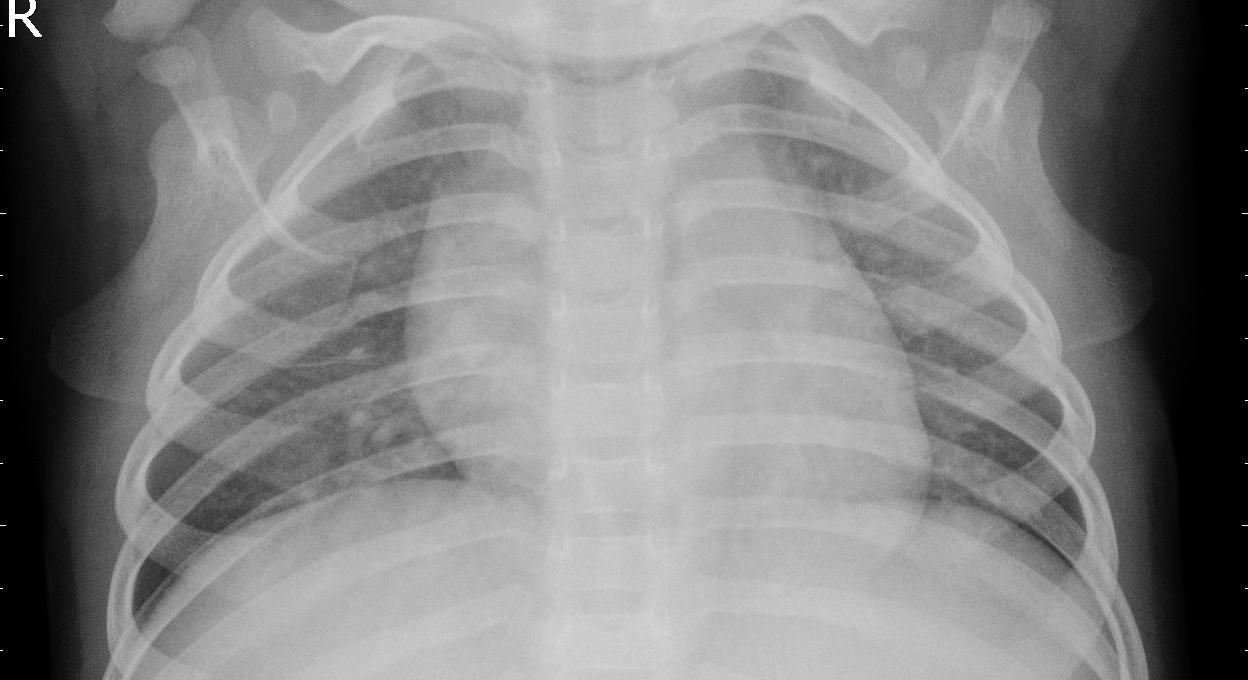
#> input picture samples/NORMAL/NORMAL2-IM-0219-0001.jpeg, 1248 x 680 px
$ python lung_preprocess.py --images samples/NORMAL --masks samples/NORMAL/NORMAL2-IM-0219-0001.jpeg --out out.png
#> lines starting #> are read from the running program, lines starting #| are printed output that depends on the picture; after the words box and inside, x2 and y2 are one past the last pixel; in counts of white or black regions, pixels touching at a corner belong together
"""
Lungenmasken reparieren und drei Preprocessing-Varianten erzeugen.

Varianten (alle mit IDENTISCHEM Crop, damit der Vergleich nur den
Maskierungs-Effekt misst und nicht den Crop-Effekt):

  crop      : Bounding-Box-Crop, alle Pixel bleiben erhalten
  softmask  : Crop + weiche Abschwaechung ausserhalb der Lunge
  hardmask  : Crop + hartes Ausschneiden (dein bisheriges Verfahren)

Zusaetzlich wird protokolliert, WIE stark jedes Bild gezoomt wurde
(crop_log.csv). Das ist die entscheidende Kontrolle: wenn die Masken bei
einer Klasse systematisch kleiner sind, ist auch der Crop enger, und der
Zoomfaktor wird selbst zum Label-Proxy -- derselbe Confounder wie vorher,
nur an einer anderen Stelle.

CLI:
  python lung_preprocess.py --images data/chest_xray --masks data/chest_xray_masks \
      --out data/prepared --size 512 --save-masks --mirror
"""

from __future__ import annotations

import argparse
import csv
from pathlib import Path

import numpy as np
from PIL import Image
from scipy.ndimage import binary_fill_holes, gaussian_filter
from skimage.measure import label, regionprops
from skimage.morphology import closing as _closing, dilation as _dilation, disk
from skimage.transform import resize as sk_resize
from tqdm import tqdm

try:  # skimage >= 0.19
    from skimage.morphology import convex_hull_image
except ImportError:  # aeltere Versionen
    from skimage.morphology.convex_hull import convex_hull_image


# --------------------------------------------------------------------------
# Maskenreparatur
# --------------------------------------------------------------------------

def keep_largest_components(mask: np.ndarray, n: int = 2, min_frac: float = 0.15):
    """Behaelt die n groessten Komponenten. Gibt (maske, n_behalten) zurueck.

    min_frac: Komponenten kleiner als min_frac * groesste Komponente werden
    verworfen (Rauschen, Fragmente).
    """
    lbl = label(mask)
    if lbl.max() == 0:
        return mask.astype(bool), 0
    sizes = np.bincount(lbl.ravel())
    sizes[0] = 0
    order = np.argsort(sizes)[::-1]
    biggest = sizes[order[0]]
    keep = [i for i in order[:n] if sizes[i] >= min_frac * biggest]
    return np.isin(lbl, keep), len(keep)


def repair_mask(
    mask: np.ndarray,
    close_radius: int = 6,
    use_convex_hull: bool = True,
    hull_limit_px: int = 10,
    include_mediastinum: bool = False,
    dilate_px: int = 6,
) -> np.ndarray:
    """Repariert eine Lungenmaske, die durch Konsolidierungen ausgefranst ist.

    ACHTUNG zu den Radien: sie gelten im ARBEITSGITTER der Maske (hier 224 px,
    so wie das U-Net sie erzeugt hat), nicht in Originalbild-Pixeln. Die
    Morphologie hier auf voller Aufloesung zu rechnen waere sinnlos -- unterhalb
    des 224er-Gitters gibt es keine Information -- und praktisch unbezahlbar:
    ein disk(60) hat ~11 000 Pixel und laeuft auf 2,4 Mio. Bildpixeln minutenlang.
    Faustregel: 1 px hier entspricht bei einem 1800er Bild etwa 8 px im Original.

    Reihenfolge ist wichtig:
      1. nur die zwei groessten Komponenten (Fragmente raus)
      2. Loecher fuellen + Closing  -> kleine Einbuchtungen
      3. Convex Hull pro Lunge      -> grosse weggeschnittene Verschattungen
      4. optional Mediastinum       -> zeilenweise fuellen
      5. Dilatation                 -> Randverlust ausgleichen

    hull_limit_px begrenzt den Convex Hull auf eine Dilatation der
    Originalmaske. Ohne diese Begrenzung ueberschiesst der Hull bei stark
    gekruemmten Lungen (v.a. Zwerchfellwinkel) deutlich zu weit.
    """
    m = mask.astype(bool)
    m, _ = keep_largest_components(m, n=2)
    if not m.any():
        return m

    m = binary_fill_holes(m)
    if close_radius > 0:
        m = _closing(m, disk(close_radius))

    if use_convex_hull:
        limit = _dilation(m, disk(hull_limit_px)) if hull_limit_px > 0 else None
        hull = np.zeros_like(m)
        lbl = label(m)
        for region in regionprops(lbl):
            sub = lbl[region.slice] == region.label
            hull[region.slice] |= convex_hull_image(sub)
        m = (hull & limit) if limit is not None else hull

    if include_mediastinum:
        rows = np.where(m.any(axis=1))[0]
        for y in rows:
            xs = np.flatnonzero(m[y])
            m[y, xs[0]:xs[-1] + 1] = True

    if dilate_px > 0:
        m = _dilation(m, disk(dilate_px))

    return m


# [24 lines left out: function mirror_missing_lung, not called in this run]


# --------------------------------------------------------------------------
# Crop + Varianten
# --------------------------------------------------------------------------

def mask_bbox(mask: np.ndarray) -> tuple[int, int, int, int]:
    """Enge Bounding-Box der Maske als (y0, x0, y1, x1), y1/x1 exklusiv."""
    ys, xs = np.where(mask)
    if len(ys) == 0:
        h, w = mask.shape
        return 0, 0, h, w
    return int(ys.min()), int(xs.min()), int(ys.max()) + 1, int(xs.max()) + 1


def crop_pad(arr: np.ndarray, top: float, left: float, height: float,
             width: float) -> np.ndarray:
    """Schneidet ein Fenster aus, das ueber den Rand hinausragen DARF.

    Ueberstehende Bereiche werden mit 0 aufgefuellt statt geclippt. Das ist
    der entscheidende Unterschied: clippt man, wird aus dem quadratischen
    Crop ein rechteckiger, und der anschliessende Resize auf ein Quadrat
    streckt das Bild wieder -- genau der Confounder, den der Crop beseitigen
    soll (Seitenverhaeltnis-Leak, AUC 0.84 auf diesem Datensatz).
    """
    t, l = int(round(top)), int(round(left))
    h, w = int(round(height)), int(round(width))
    out = np.zeros((h, w), dtype=arr.dtype)
    y0, x0 = max(0, t), max(0, l)
    y1, x1 = min(arr.shape[0], t + h), min(arr.shape[1], l + w)
    if y1 > y0 and x1 > x0:
        out[y0 - t:y1 - t, x0 - l:x1 - l] = arr[y0:y1, x0:x1]
    return out


def make_variants(
    img_c: np.ndarray,
    mask_c: np.ndarray,
    soft_floor: float = 0.30,
    soft_sigma: float = 10.0,
) -> dict[str, np.ndarray]:
    """Erzeugt crop / softmask / hardmask als uint8-Arrays.

    img_c und mask_c sind bereits gecroppt UND auf die Zielgroesse skaliert.
    Der teure Teil (Resize des Originalbilds) passiert damit genau einmal statt
    dreimal, und der Gaussfilter laeuft auf 512x512 statt auf voller Aufloesung.
    """
    img = img_c.astype(np.float32)
    if img.max() > 1.5:
        img /= 255.0
    m = np.clip(mask_c.astype(np.float32), 0, 1)

    soft = np.clip(gaussian_filter(m, sigma=soft_sigma), 0, 1)
    out = {
        "crop": img,
        "softmask": img * (soft_floor + (1 - soft_floor) * soft),
        "hardmask": img * m,
    }
    return {k: np.clip(v * 255, 0, 255).astype(np.uint8) for k, v in out.items()}


# --------------------------------------------------------------------------
# CLI
# --------------------------------------------------------------------------

def load_gray(path: Path) -> np.ndarray:
    return np.array(Image.open(path).convert("L"))


# [11 lines left out: function rank_auc, not called in this run]


def main() -> None:
    p = argparse.ArgumentParser()
    p.add_argument("--images", required=True, type=Path)
    p.add_argument("--masks", required=True, type=Path)
    p.add_argument("--out", required=True, type=Path)
    p.add_argument("--size", type=int, default=512)
    # Alle Radien gelten im Maskengitter (224), NICHT in Originalbild-Pixeln
    p.add_argument("--dilate", type=int, default=6)
    p.add_argument("--close", type=int, default=6)
    p.add_argument("--hull-limit", type=int, default=10)
    p.add_argument("--mediastinum", action="store_true")
    p.add_argument("--no-hull", action="store_true")
    p.add_argument("--variants", default="crop,softmask,hardmask")
    p.add_argument("--center-frac", type=float, default=0.85,
                   help="Kantenlaenge der Variante 'centercrop' als Anteil der "
                        "kurzen Bildkante -- die Kontrollvariante OHNE Segmentierung")
    p.add_argument("--mirror", action="store_true",
                   help="fehlende/zu kleine Lunge durch Spiegelung ergaenzen")
    p.add_argument("--save-masks", action="store_true",
                   help="reparierte Masken mitschreiben (fuer mask_leakage_check.py)")
    p.add_argument("--margin", type=float, default=0.10)
    args = p.parse_args()

    variants = [v.strip() for v in args.variants.split(",")]
    exts = {".png", ".jpg", ".jpeg", ".tif", ".tiff", ".bmp"}
    files = sorted(f for f in args.images.rglob("*") if f.suffix.lower() in exts)
    if not files:
        raise SystemExit(f"Keine Bilder unter {args.images}")

    n_ok = n_skip = n_mirrored = 0
    log = []
    for f in tqdm(files, desc="preprocess", unit="img", smoothing=0.05):
        rel = f.relative_to(args.images)  # erhaelt Klassen-Unterordner
        mpath = args.masks / rel
        if not mpath.exists():
            cands = list((args.masks / rel.parent).glob(rel.stem + ".*"))
            if not cands:
                n_skip += 1
                continue
            mpath = cands[0]

        img = load_gray(f)
#> in load_gray, returned value is the input picture: shape (680, 1248); min 0, max 255, mean 131.5
        # Die Maske bleibt in IHREM Gitter (224). Kein Hochskalieren: die
        # Morphologie waere dort weder genauer noch bezahlbar.
        mask_s = load_gray(mpath) > 127
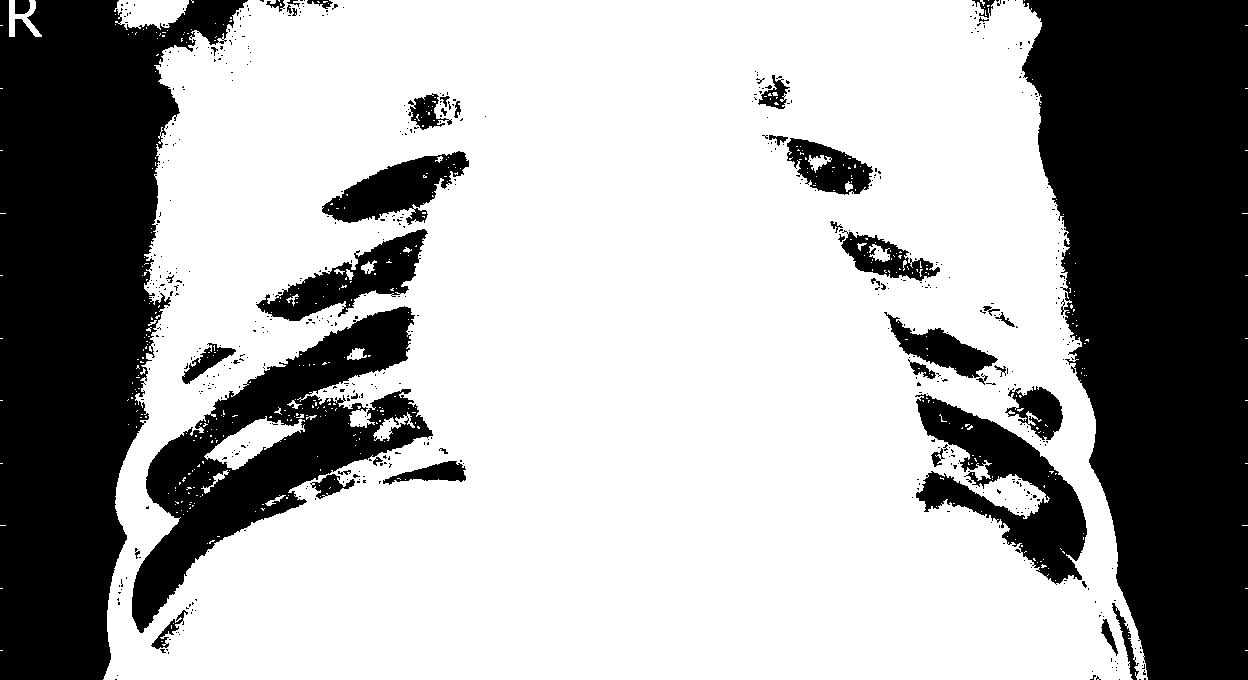
#> mask_s: shape (680, 1248) bool; 66.5% white; 591 black regions (543 under 20 px), largest, box (x1, y1, x2, y2) and area: (1022, 0, 1248, 680) 114947, (0, 0, 248, 680) 96591, (132, 306, 433, 633) 31498

        # Spiegelung VOR der Reparatur: danach hat die Dilatation die beiden
        # Lungen u.U. zu einer Komponente verschmolzen, dann greift die
        # Symmetrie-Heuristik faelschlich.
        mirrored = False
        if args.mirror:
            mask_s, mirrored = mirror_missing_lung(mask_s)

        mask_s = repair_mask(
            mask_s,
            close_radius=args.close,
            use_convex_hull=not args.no_hull,
            hull_limit_px=args.hull_limit,
            include_mediastinum=args.mediastinum,
            dilate_px=args.dilate,
        )
#> in keep_largest_components, `lbl = label(mask)`:
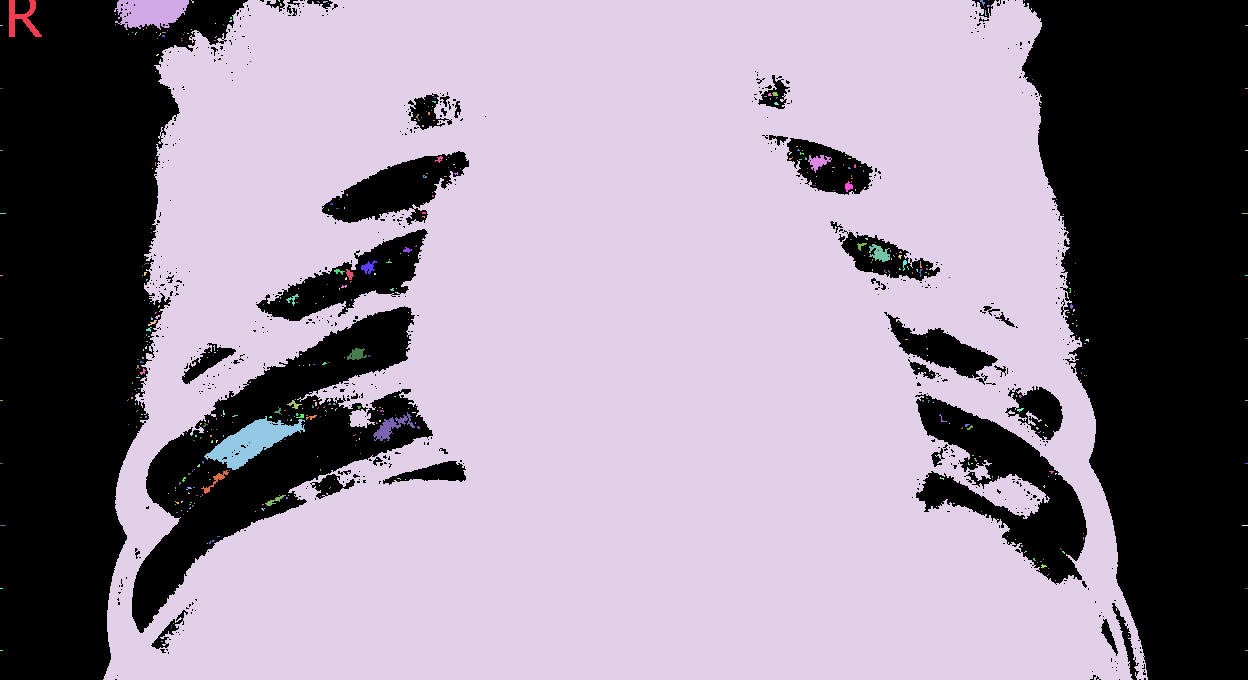
#> lbl: shape (680, 1248) int32; 473 distinct labels, from 0 to 472; one colour per label, 0 black
#> in keep_largest_components, `sizes = np.bincount(lbl.ravel())`: sizes = 473 values, max 557234 at index 4, min 1 at index 7, mean 1794.2
#> in keep_largest_components, `order = np.argsort(sizes)[::-1]`: order = 473 values, max 472 at index 147, min 0 at index 472, mean 236
#> in keep_largest_components, `biggest = sizes[order[0]]`: biggest = 557234
#> in keep_largest_components, `keep = [i for i in order[:n] if sizes[i] >= min_frac * biggest]`: keep = [4]
#> the loop in repair_mask, `for region in regionprops(lbl):` made 1 pass
        if mask_s.sum() < 0.02 * mask_s.size:
            n_skip += 1
            continue

        # Bounding-Box im Maskengitter bestimmen und auf Bildkoordinaten
        # umrechnen. Achtung: sy != sx, weil die 224er-Maske aus einem
        # gestreckten Resize des Originalbilds stammt.
        y0, x0, y1, x1 = mask_bbox(mask_s)
#> y0 = 0; x0 = 97; y1 = 680; x1 = 1154
        sy = img.shape[0] / mask_s.shape[0]
        sx = img.shape[1] / mask_s.shape[1]
        box_h, box_w = (y1 - y0) * sy, (x1 - x0) * sx
#> box_h = 680; box_w = 1057
        cy, cx = (y0 + y1) / 2 * sy, (x0 + x1) / 2 * sx
#> cy = 340; cx = 625.5

        # Quadrat in BILDkoordinaten -- dort ist die Anatomie unverzerrt
        crop_side = max(box_h, box_w) * (1 + 2 * args.margin)
#> crop_side = 1268.4
        top, left = cy - crop_side / 2, cx - crop_side / 2
#> top = -294.2; left = -8.7
        log.append({
            "file": str(rel).replace("\\", "/"),
            "class": rel.parent.name,
            "split": rel.parts[0] if len(rel.parts) > 2 else "all",
            "img_h": img.shape[0], "img_w": img.shape[1],
            "crop_side": round(crop_side, 1),
            # >1 = das Bild wird vergroessert, <1 = verkleinert
            "zoom": args.size / max(1.0, crop_side),
            "mask_area_frac": float(mask_s.mean()),
            "mirrored": int(mirrored),
        })

        img_c = crop_pad(img.astype(np.float32) / 255.0, top, left,
                         crop_side, crop_side)
#> in crop_pad, `t, l = int(round(top)), int(round(left))`: t = -294; l = -9
#> in crop_pad, `h, w = int(round(height)), int(round(width))`: h = 1268
#> in crop_pad, `y0, x0 = max(0, t), max(0, l)`: y0 = 0
#> in crop_pad, `y1, x1 = min(arr.shape[0], t + h), min(arr.shape[1], l + w)`: y1 = 680; x1 = 1248
        img_c = sk_resize(img_c, (args.size, args.size), order=1,
                          anti_aliasing=True, preserve_range=True)

        # dasselbe Fenster, zurueckgerechnet ins Maskengitter: das Quadrat
        # aus Bildkoordinaten ist dort ein Rechteck
        mask_c = crop_pad(mask_s.astype(np.float32), top / sy, left / sx,
                          crop_side / sy, crop_side / sx)
        mask_c = sk_resize(mask_c, (args.size, args.size), order=1,
                           anti_aliasing=False, preserve_range=True)
        mask_c = (mask_c > 0.5).astype(np.float32)

        res = make_variants(img_c, mask_c)
#> in make_variants, `soft = np.clip(gaussian_filter(m, sigma=soft_sigma), 0, 1)`:
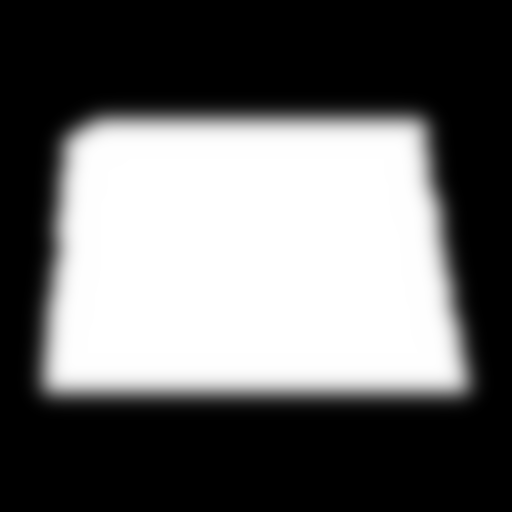
#> soft: shape (512, 512) float32; min 0, max 1, mean 0.407
#> res = 3 items

        # Kontrollvariante ohne jede Segmentierung: fester zentraler Crop.
        # Schneidet sie im Vergleich gleich gut ab, traegt das U-Net nichts bei.
        if "centercrop" in variants:
            side = args.center_frac * min(img.shape)
            cc = crop_pad(img.astype(np.float32) / 255.0,
                          img.shape[0] / 2 - side / 2, img.shape[1] / 2 - side / 2,
                          side, side)
            cc = sk_resize(cc, (args.size, args.size), order=1,
                           anti_aliasing=True, preserve_range=True)
            res["centercrop"] = np.clip(cc * 255, 0, 255).astype(np.uint8)

        for v in variants:
            dst = args.out / v / rel.parent
            dst.mkdir(parents=True, exist_ok=True)
            Image.fromarray(res[v]).save(dst / (rel.stem + ".png"))
#> this loop made 3 passes
#> pass 2, in main, `Image.fromarray(res[v]).save(dst / (rel.stem + ".png"))`:
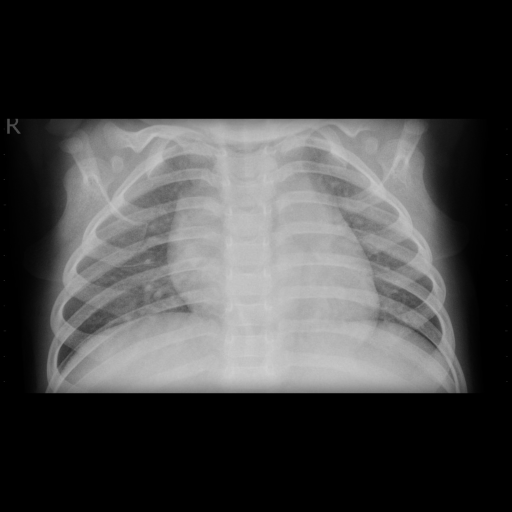
#> saved as NORMAL2-IM-0219-0001.png: PIL image 512x512 L; min 0, max 208, mean 64.7

        if args.save_masks:
            dst = args.out / "mask_repaired" / rel.parent
            dst.mkdir(parents=True, exist_ok=True)
            Image.fromarray((mask_c * 255).astype(np.uint8)).save(
                dst / (rel.stem + ".png"))

        n_ok += 1
        n_mirrored += int(mirrored)

    print(f"fertig: {n_ok} verarbeitet, {n_skip} uebersprungen -> {args.out}")
    if args.mirror:
        print(f"  gespiegelt: {n_mirrored}")

    if not log:
        return
    args.out.mkdir(parents=True, exist_ok=True)
    csv_path = args.out / "crop_log.csv"
    with csv_path.open("w", newline="", encoding="utf-8") as fh:
        w = csv.DictWriter(fh, fieldnames=list(log[0].keys()))
        w.writeheader()
        w.writerows(log)
    print(f"  Protokoll: {csv_path}")

    # ---- Kontrolle: ist der Zoom klassenabhaengig? ----
    classes = sorted({r["class"] for r in log})
#> classes = ['']
    if len(classes) == 2:
        pos = classes[-1]  # alphabetisch: NORMAL < PNEUMONIA
        y = np.array([1 if r["class"] == pos else 0 for r in log])
        print(f"\nZoom-Kontrolle (positiv = {pos}):")
        print(f"{'Groesse':<16}{classes[0]:>12}{classes[1]:>12}{'AUC':>8}")
        print("-" * 48)
        for key in ["crop_side", "zoom", "mask_area_frac"]:
            s = np.array([r[key] for r in log], float)
            print(f"{key:<16}{np.median(s[y == 0]):>12.3f}"
                  f"{np.median(s[y == 1]):>12.3f}{rank_auc(y, s):>8.3f}")
        print("\nZiel: AUC nahe 0.5. Bleibt sie hoch, ist der Crop selbst")
        print("klassenabhaengig und der Confounder nur verschoben, nicht weg.")


if __name__ == "__main__":
    main()
